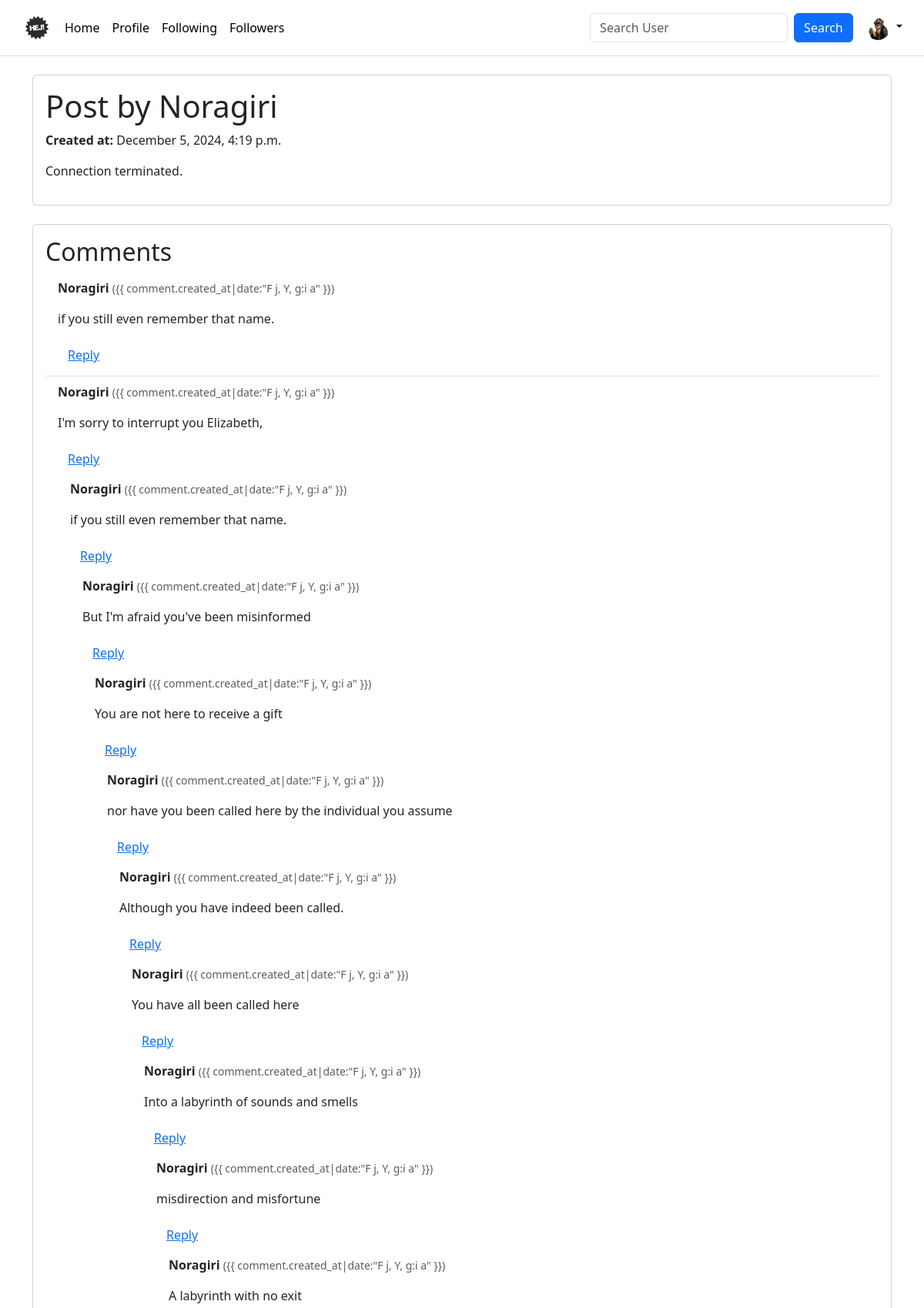
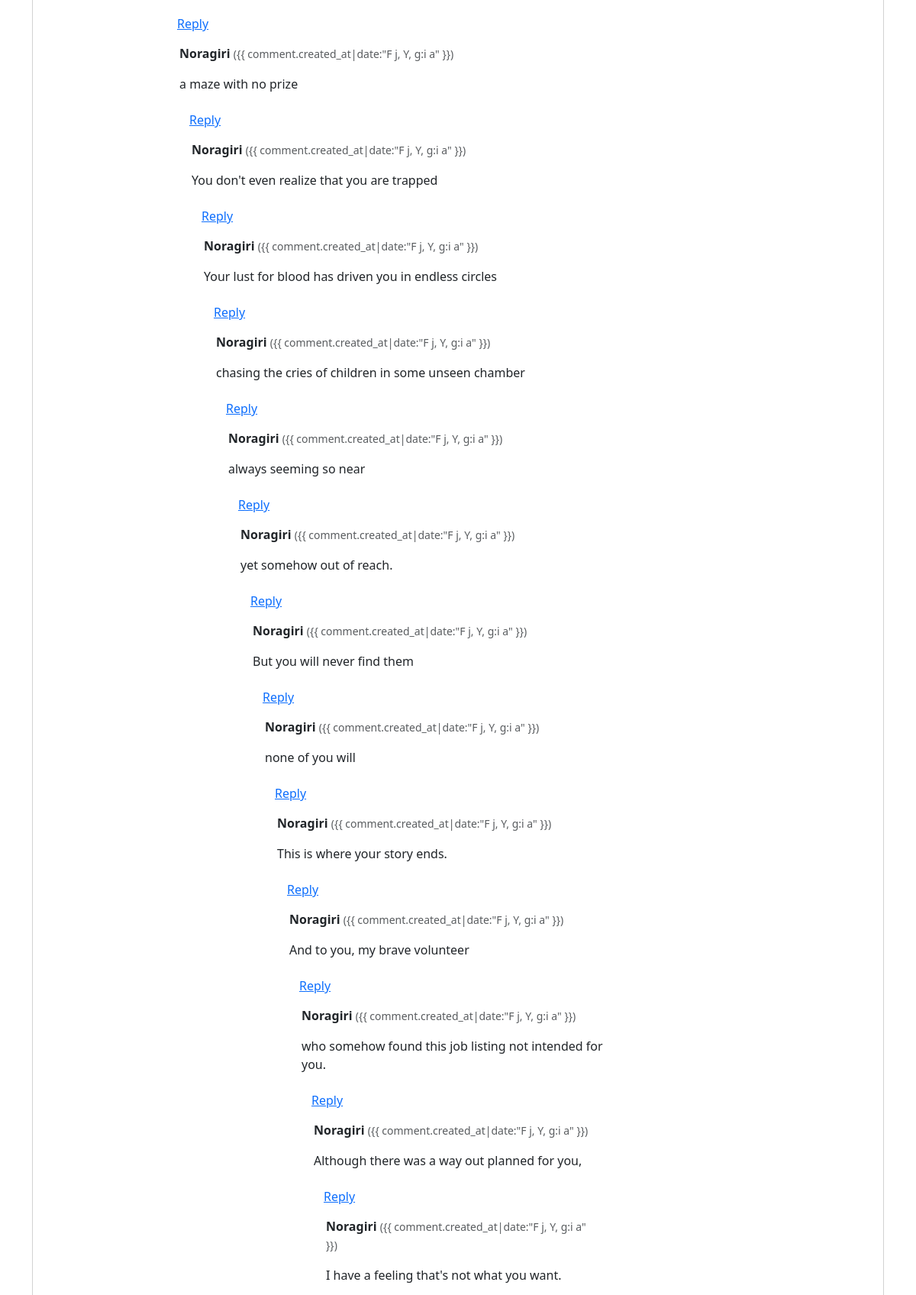
The app's page /post/1/ (signed in, upper part) with its own data (2 pictures, top to bottom).
### social_app/models.py (models this page shows, shortened)
class UserProfile(models.Model):
    user = models.OneToOneField(User, on_delete=models.CASCADE)
    profile_pic = models.ImageField(
        upload_to="profile_pics/", default="../static/img/user-icon.png"
    )
    bio = models.TextField(max_length=500, blank=True)
    objects = models.Manager()

class Post(models.Model):
    user = models.ForeignKey(User, on_delete=models.CASCADE, related_name="posts")
    content = models.TextField()
    image = models.ImageField(upload_to="post_images/", blank=True, null=True)
    created_at = models.DateTimeField(auto_now_add=True)
    objects = models.Manager()

class Comment(models.Model):
    post = models.ForeignKey(Post, related_name="comments", on_delete=models.CASCADE)
    user = models.ForeignKey(User, on_delete=models.CASCADE)
    content = models.TextField()
    created_at = models.DateTimeField(auto_now_add=True)
    parent = models.ForeignKey(
        "self", related_name="replies", null=True, blank=True, on_delete=models.CASCADE
    )
    objects = models.Manager()
    class Meta:
        ordering = ["created_at"]

### social_app/views.py (the view)
# urls.py: path("post/<int:post_id>/", view_post, name="view_post"),
@login_required
def view_post(request, post_id):
    current_user_profile_info = UserProfile.objects.filter(user=request.user).first()
    post = get_object_or_404(Post, id=post_id)
    comments = post.comments.filter(parent=None).order_by("-created_at")
    new_comment = None
    if request.method == "POST":
        comment_form = CommentForm(request.POST)
        if comment_form.is_valid():
            new_comment = comment_form.save(commit=False)
            new_comment.post = post
            new_comment.user = request.user
            parent_id = request.POST.get("parent_id")
            if parent_id:
                new_comment.parent = Comment.objects.get(id=parent_id)
            new_comment.save()
            messages.success(request, "Comment added successfully.")
            return redirect("social_app:view_post", post_id=post.id)
    else:
        comment_form = CommentForm()
    context = {
        "post": post,
        "comments": comments,
        "comment_form": comment_form,
        "current_user_profile_info": current_user_profile_info,
    }
    return render(
        request,
        "social-app/view_post.html",
        context,
    )

### social_app/forms.py
class CommentForm(forms.ModelForm):
    content = forms.CharField(
        widget=forms.Textarea(attrs={"rows": 3, "placeholder": "Write a comment..."}),
        label="",
    )
    class Meta:
        model = Comment
        fields = ("content",)

### templates/social-app/view_post.html (shortened to what this page needs)
{% extends "base/base.html" %}
{% block content %}
<div class="container mt-4">
    <div class="post-detail card mb-4">
        <div class="card-body">
            <h1 class="card-title">Post by {{ post.user.username }}</h1>
            <p class="card-text"><strong>Created at:</strong> {{ post.created_at|date:"F j, Y, g:i a" }}</p>
            <div class="post-content">
                <p>{{ post.content }}</p>
            </div>
        </div>
    </div>
    <div class="comments-section card mb-4">
        <div class="card-body">
            <h2 class="card-title">Comments</h2>
            {% if comments %}
            <ul class="list-group list-group-flush">
                {% for comment in comments %}
                {% include "_comment.html" with comment=comment %}
                {% endfor %}
            </ul>
            {% else %}
            <p class="text-muted">No comments yet. Be the first to comment!</p>
            {% endif %}
        </div>
    </div>
</div>
{% endblock %}

### templates/base/modules/header.html (shortened to what this page needs)
{% load static %}
<header class="p-3 mb-3 border-bottom">
	<div class="container-fluid">
		<div class="d-flex flex-wrap align-items-center justify-content-center justify-content-lg-start">
			<a href="{% url 'social_app:feed' %}" class="d-flex align-items-center mb-2 mb-lg-0 link-body-emphasis text-decoration-none"> <img class="bi me-2" width="40" height="32" role="img" aria-label="Bootstrap" src="{% static 'img/hej-logo.svg' %}" /> </a>
			<ul class="nav col-12 col-lg-auto me-lg-auto mb-2 justify-content-center mb-md-0">
				<li>
					<a href="{% url 'social_app:feed' %}" class="nav-link px-2 link-body-emphasis">Home</a>
				</li>
				<li>
					<a href="{% url 'social_app:my_user_profile' %}" class="nav-link px-2 link-body-emphasis">Profile</a>
				</li>
				<li>
					<a href="{% url 'social_app:my_following' %}" class="nav-link px-2 link-body-emphasis">Following</a>
				</li>
				<li><a href="{% url 'social_app:my_followers' %} " class="nav-link px-2 link-body-emphasis">Followers</a></li>
			</ul>
			<form class="col-12 col-lg-auto mb-3 mb-lg-0 me-lg-3 d-flex" role="search" action="{% url 'social_app:search_user' %}" method="get">
				<input type="search" class="form-control me-2" name="SearchQuery" placeholder="Search User" aria-label="Search" />
				<button type="submit" class="btn btn-primary">Search</button>
			</form>
			<div class="dropdown text-end">
				<a href="#" class="d-block link-body-emphasis text-decoration-none dropdown-toggle" data-bs-toggle="dropdown" aria-expanded="false"> <img src="{{ current_user_profile_info.profile_pic.url }}" width="32" height="32" class="rounded-circle" /> </a>
			</div>
		</div>
	</div>
</header>

### templates/_comment.html (shortened to what this page needs)
<li class="list-group-item">
    <p><strong>{{ comment.user.username }}</strong> <small class="text-muted">({{ comment.created_at|date:"F j, Y, g:i
            a" }})</small></p>
    <p>{{ comment.content }}</p>
    <button class="btn btn-link reply-btn" data-toggle="collapse"
        data-target="#replyForm{{ comment.id }}">Reply</button>
    {% if comment.replies.all %}
    <ul class="list-group list-group-flush ml-4">
        {% for reply in comment.replies.all %}
        {% include "_comment.html" with comment=reply %}
        {% endfor %}
    </ul>
    {% endif %}
</li>

### records on screen
UserProfile: profile_pic (picture)
Post: user.username "Noragiri", created_at "December 5, 2024, 4:19 p.m.", content "Connection terminated."
Comment: user.username "Noragiri", content "if you still even remember that name."
Comment: user.username "Noragiri", content "I'm sorry to interrupt you Elizabeth,"
Comment: user.username "Noragiri", content "if you still even remember that name."
Comment: user.username "Noragiri", content "But I'm afraid you've been misinformed"
Comment: user.username "Noragiri", content "You are not here to receive a gift"
Comment: user.username "Noragiri", content "nor have you been called here by the individual you assume"
Comment: user.username "Noragiri", content "Although you have indeed been called."
Comment: user.username "Noragiri", content "You have all been called here"
Comment: user.username "Noragiri", content "Into a labyrinth of sounds and smells"
Comment: user.username "Noragiri", content "misdirection and misfortune"
Comment: user.username "Noragiri", content "A labyrinth with no exit"
Comment: user.username "Noragiri", content "a maze with no prize"
Comment: user.username "Noragiri", content "You don't even realize that you are trapped"
Comment: user.username "Noragiri", content "Your lust for blood has driven you in endless circles"
Comment: user.username "Noragiri", content "chasing the cries of children in some unseen chamber"
Comment: user.username "Noragiri", content "always seeming so near"
Comment: user.username "Noragiri", content "yet somehow out of reach."
Comment: user.username "Noragiri", content "But you will never find them"
Comment: user.username "Noragiri", content "none of you will"
Comment: user.username "Noragiri", content "This is where your story ends."
Comment: user.username "Noragiri", content "And to you, my brave volunteer"
Comment: user.username "Noragiri", content "who somehow found this job listing not intended for you."
Comment: user.username "Noragiri", content "Although there was a way out planned for you,"
Comment: user.username "Noragiri", content "I have a feeling that's not what you want."
